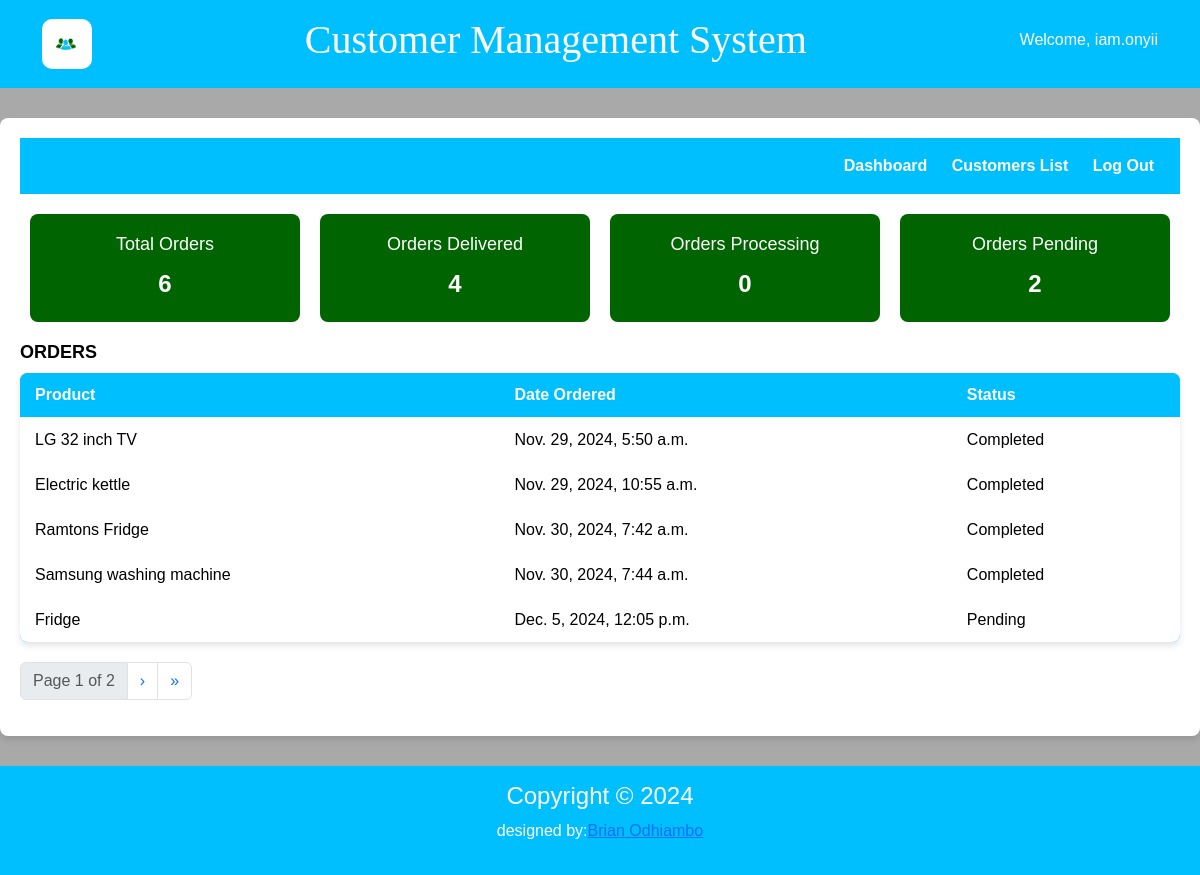
The page / (signed in) on the database as committed earlier.
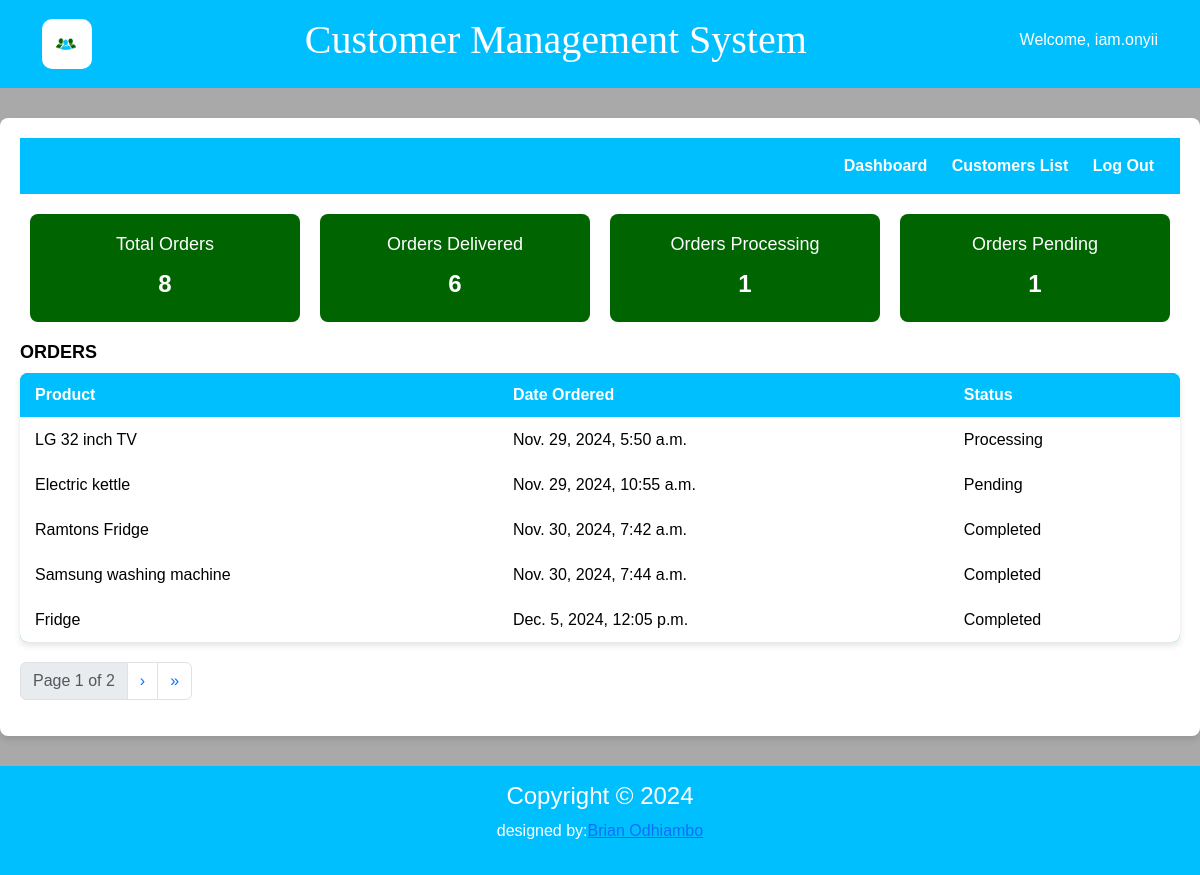
The same page on the database as committed later.
### customer/models.py (models this page shows, shortened)
class Order(models.Model):
    STATUS_CHOICES = [
        ('Pending', 'Pending'),
        ('Processing', 'Processing'),
        ('Completed', 'Completed'),
    ]
    customer = models.ForeignKey(Customer, on_delete=models.CASCADE, related_name='orders')
    product = models.CharField(max_length=100)
    quantity = models.PositiveIntegerField(default=1)
    price = models.PositiveIntegerField(default=1)
    order_date = models.DateTimeField(auto_now_add=True)
    order_status = models.CharField(max_length=20, choices=STATUS_CHOICES, default='Pending')

### customer/views.py (the view)
# urls.py: path('', views.dashboard, name='dashboard'),
@login_required(login_url='login')
def dashboard(request):
    customers = Customer.objects.all()
    total_orders = Order.objects.count()
    orders_completed = Order.objects.filter(order_status="Completed").count()
    orders_pending = Order.objects.filter(order_status="Pending").count()
    orders_processing = Order.objects.filter(order_status="Processing").count()
    orders = Order.objects.all()
    paginator = Paginator(orders, 5)
    page = request.GET.get('page')  # Get the current page number from the request
    try:
        orders = paginator.page(page)
    except PageNotAnInteger:
        orders = paginator.page(1)
    except EmptyPage:
        orders = paginator.page(paginator.num_pages)
    context = {
        'total_orders': total_orders,
        'orders_completed': orders_completed,
        'orders_pending': orders_pending,
        'orders_processing': orders_processing,
        'customers': customers,
        'orders': orders,
    }
    return render(request, 'customer/dashboard.html', context)

### customer/templates/customer/dashboard.html (shortened to what this page needs)
{% extends 'customer/base.html' %}
{% block content %}
<div class="dashboard-container">
    <header class="dashboard-header">
        <nav>
            <a href="{% url 'dashboard' %}">Dashboard</a>
            <a href="{% url 'customer_list' %}">Customers List</a>
            <a href="{%  url 'logout'  %}">Log Out</a>
        </nav>
    </header>
    <div class="dashboard-stats">
        <div class="stat-card">
            <h3>Total Orders</h3>
            <p>{{ total_orders }}</p>
        </div>
        <div class="stat-card">
            <h3>Orders Delivered</h3>
            <p>{{ orders_completed}}</p>
        </div>
        <div class="stat-card">
            <h3>Orders Processing</h3>
            <p>{{ orders_processing}}</p>
        </div>
        <div class="stat-card">
            <h3>Orders Pending</h3>
            <p>{{ orders_pending }}</p>
        </div>
    </div>
    <div class="dashboard-content">
        <div class="orders-section">
            <h3><strong>ORDERS</strong></h3>
            <table class="table">
                <thead>
                <tr>
                    <th>Product</th>
                    <th>Date Ordered</th>
                    <th>Status</th>
                </tr>
                </thead>
                <tbody>
                {% for order in orders %}
                <tr>
                    <td>{{ order.product }}</td>
                    <td>{{ order.order_date }}</td>
                    <td>{{ order.order_status }}</td>
                </tr>
                {% endfor %}
                </tbody>
            </table>
            <div class="pagination">
    <span class="step-links">
        <ul class="pagination justify-content-center">
        <li class="page-item disabled">
            <span class="page-link">Page {{ orders.number }} of {{ orders.paginator.num_pages }}</span>
        </li>
        {% if orders.has_next %}
         <li class="page-item">
            <a class="page-link" href="?page={{ orders.next_page_number }}" aria-label="Next">
                &#8250;
            </a>
        </li>
        <li class="page-item">
            <a class="page-link" href="?page={{ orders.paginator.num_pages }}" aria-label="Last">
                &#187;
            </a>
        </li>
        {% endif %}
        </ul>
    </span>
            </div>
        </div>
    </div>
</div>
{% endblock %}

Rows that differ between the two databases and show on the page:
changed Order "LG 32 inch TV": order_status "Completed" → "Processing"
changed Order "Electric kettle": order_status "Completed" → "Pending"
changed Order "Fridge": order_status "Pending" → "Completed"
Other text that changed with them:
{{ total_orders }}: "6" → "8"
{{ orders_completed }}: "4" → "6"
{{ orders_processing }}: "0" → "1"
{{ orders_pending }}: "2" → "1"
